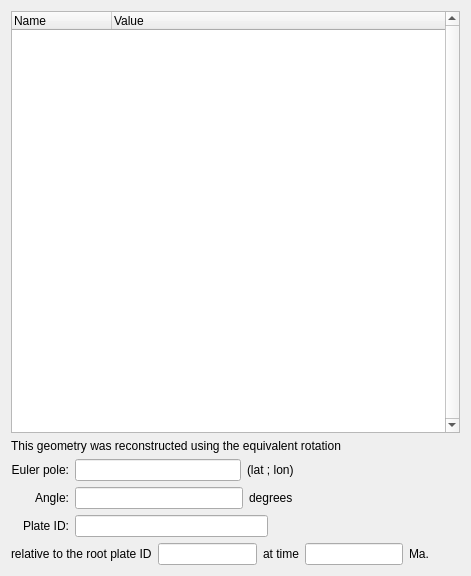
<ui version="4.0" >
 <class>QueryFeaturePropertiesWidget</class>
 <widget class="QWidget" name="QueryFeaturePropertiesWidget" >
  <property name="geometry" >
   <rect>
    <x>0</x>
    <y>0</y>
    <width>471</width>
    <height>576</height>
   </rect>
  </property>
  <property name="windowTitle" >
   <string>Query Feature Properties</string>
  </property>
  <property name="windowIcon" >
   <iconset resource="../qt-resources/qt_widgets.qrc" >:/info_sign_16.png</iconset>
  </property>
  <layout class="QVBoxLayout" >
   <item>
    <widget class="QTreeWidget" name="tree_widget_Properties" >
     <property name="verticalScrollBarPolicy" >
      <enum>Qt::ScrollBarAlwaysOn</enum>
     </property>
     <property name="columnCount" >
      <number>2</number>
     </property>
     <column>
      <property name="text" >
       <string>Name</string>
      </property>
     </column>
     <column>
      <property name="text" >
       <string>Value</string>
      </property>
     </column>
    </widget>
   </item>
   <item>
    <widget class="QLabel" name="label" >
     <property name="text" >
      <string>This geometry was reconstructed using the equivalent rotation</string>
     </property>
    </widget>
   </item>
   <item>
    <layout class="QGridLayout" >
     <item row="0" column="0" >
      <widget class="QLabel" name="label_2" >
       <property name="text" >
        <string>Euler pole:</string>
       </property>
       <property name="alignment" >
        <set>Qt::AlignRight|Qt::AlignTrailing|Qt::AlignVCenter</set>
       </property>
      </widget>
     </item>
     <item row="0" column="1" >
      <layout class="QHBoxLayout" >
       <item>
        <widget class="QLineEdit" name="field_Euler_Pole" >
         <property name="readOnly" >
          <bool>true</bool>
         </property>
        </widget>
       </item>
       <item>
        <widget class="QLabel" name="label_6" >
         <property name="text" >
          <string>(lat ; lon)</string>
         </property>
        </widget>
       </item>
       <item>
        <spacer>
         <property name="orientation" >
          <enum>Qt::Horizontal</enum>
         </property>
         <property name="sizeHint" >
          <size>
           <width>40</width>
           <height>20</height>
          </size>
         </property>
        </spacer>
       </item>
      </layout>
     </item>
     <item row="1" column="0" >
      <widget class="QLabel" name="label_3" >
       <property name="text" >
        <string>Angle:</string>
       </property>
       <property name="alignment" >
        <set>Qt::AlignRight|Qt::AlignTrailing|Qt::AlignVCenter</set>
       </property>
      </widget>
     </item>
     <item row="1" column="1" >
      <layout class="QHBoxLayout" >
       <item>
        <widget class="QLineEdit" name="field_Angle" >
         <property name="readOnly" >
          <bool>true</bool>
         </property>
        </widget>
       </item>
       <item>
        <widget class="QLabel" name="label_7" >
         <property name="text" >
          <string>degrees</string>
         </property>
        </widget>
       </item>
       <item>
        <spacer>
         <property name="orientation" >
          <enum>Qt::Horizontal</enum>
         </property>
         <property name="sizeHint" >
          <size>
           <width>40</width>
           <height>20</height>
          </size>
         </property>
        </spacer>
       </item>
      </layout>
     </item>
     <item row="2" column="0" >
      <widget class="QLabel" name="label_4" >
       <property name="text" >
        <string>Plate ID:</string>
       </property>
       <property name="alignment" >
        <set>Qt::AlignRight|Qt::AlignTrailing|Qt::AlignVCenter</set>
       </property>
      </widget>
     </item>
     <item row="2" column="1" >
      <layout class="QHBoxLayout" >
       <item>
        <widget class="QLineEdit" name="field_Plate_ID" >
         <property name="readOnly" >
          <bool>true</bool>
         </property>
        </widget>
       </item>
       <item>
        <spacer>
         <property name="orientation" >
          <enum>Qt::Horizontal</enum>
         </property>
         <property name="sizeHint" >
          <size>
           <width>40</width>
           <height>20</height>
          </size>
         </property>
        </spacer>
       </item>
      </layout>
     </item>
    </layout>
   </item>
   <item>
    <layout class="QHBoxLayout" >
     <item>
      <widget class="QLabel" name="label_5" >
       <property name="text" >
        <string>relative to the root plate ID</string>
       </property>
      </widget>
     </item>
     <item>
      <widget class="QLineEdit" name="field_Root_Plate_ID" >
       <property name="readOnly" >
        <bool>true</bool>
       </property>
      </widget>
     </item>
     <item>
      <widget class="QLabel" name="label_9" >
       <property name="text" >
        <string>at time</string>
       </property>
      </widget>
     </item>
     <item>
      <widget class="QLineEdit" name="field_Recon_Time" >
       <property name="readOnly" >
        <bool>true</bool>
       </property>
      </widget>
     </item>
     <item>
      <widget class="QLabel" name="label_8" >
       <property name="text" >
        <string>Ma.</string>
       </property>
      </widget>
     </item>
     <item>
      <spacer>
       <property name="orientation" >
        <enum>Qt::Horizontal</enum>
       </property>
       <property name="sizeHint" >
        <size>
         <width>40</width>
         <height>20</height>
        </size>
       </property>
      </spacer>
     </item>
    </layout>
   </item>
  </layout>
 </widget>
 <resources>
  <include location="../qt-resources/qt_widgets.qrc" />
 </resources>
 <connections/>
</ui>
